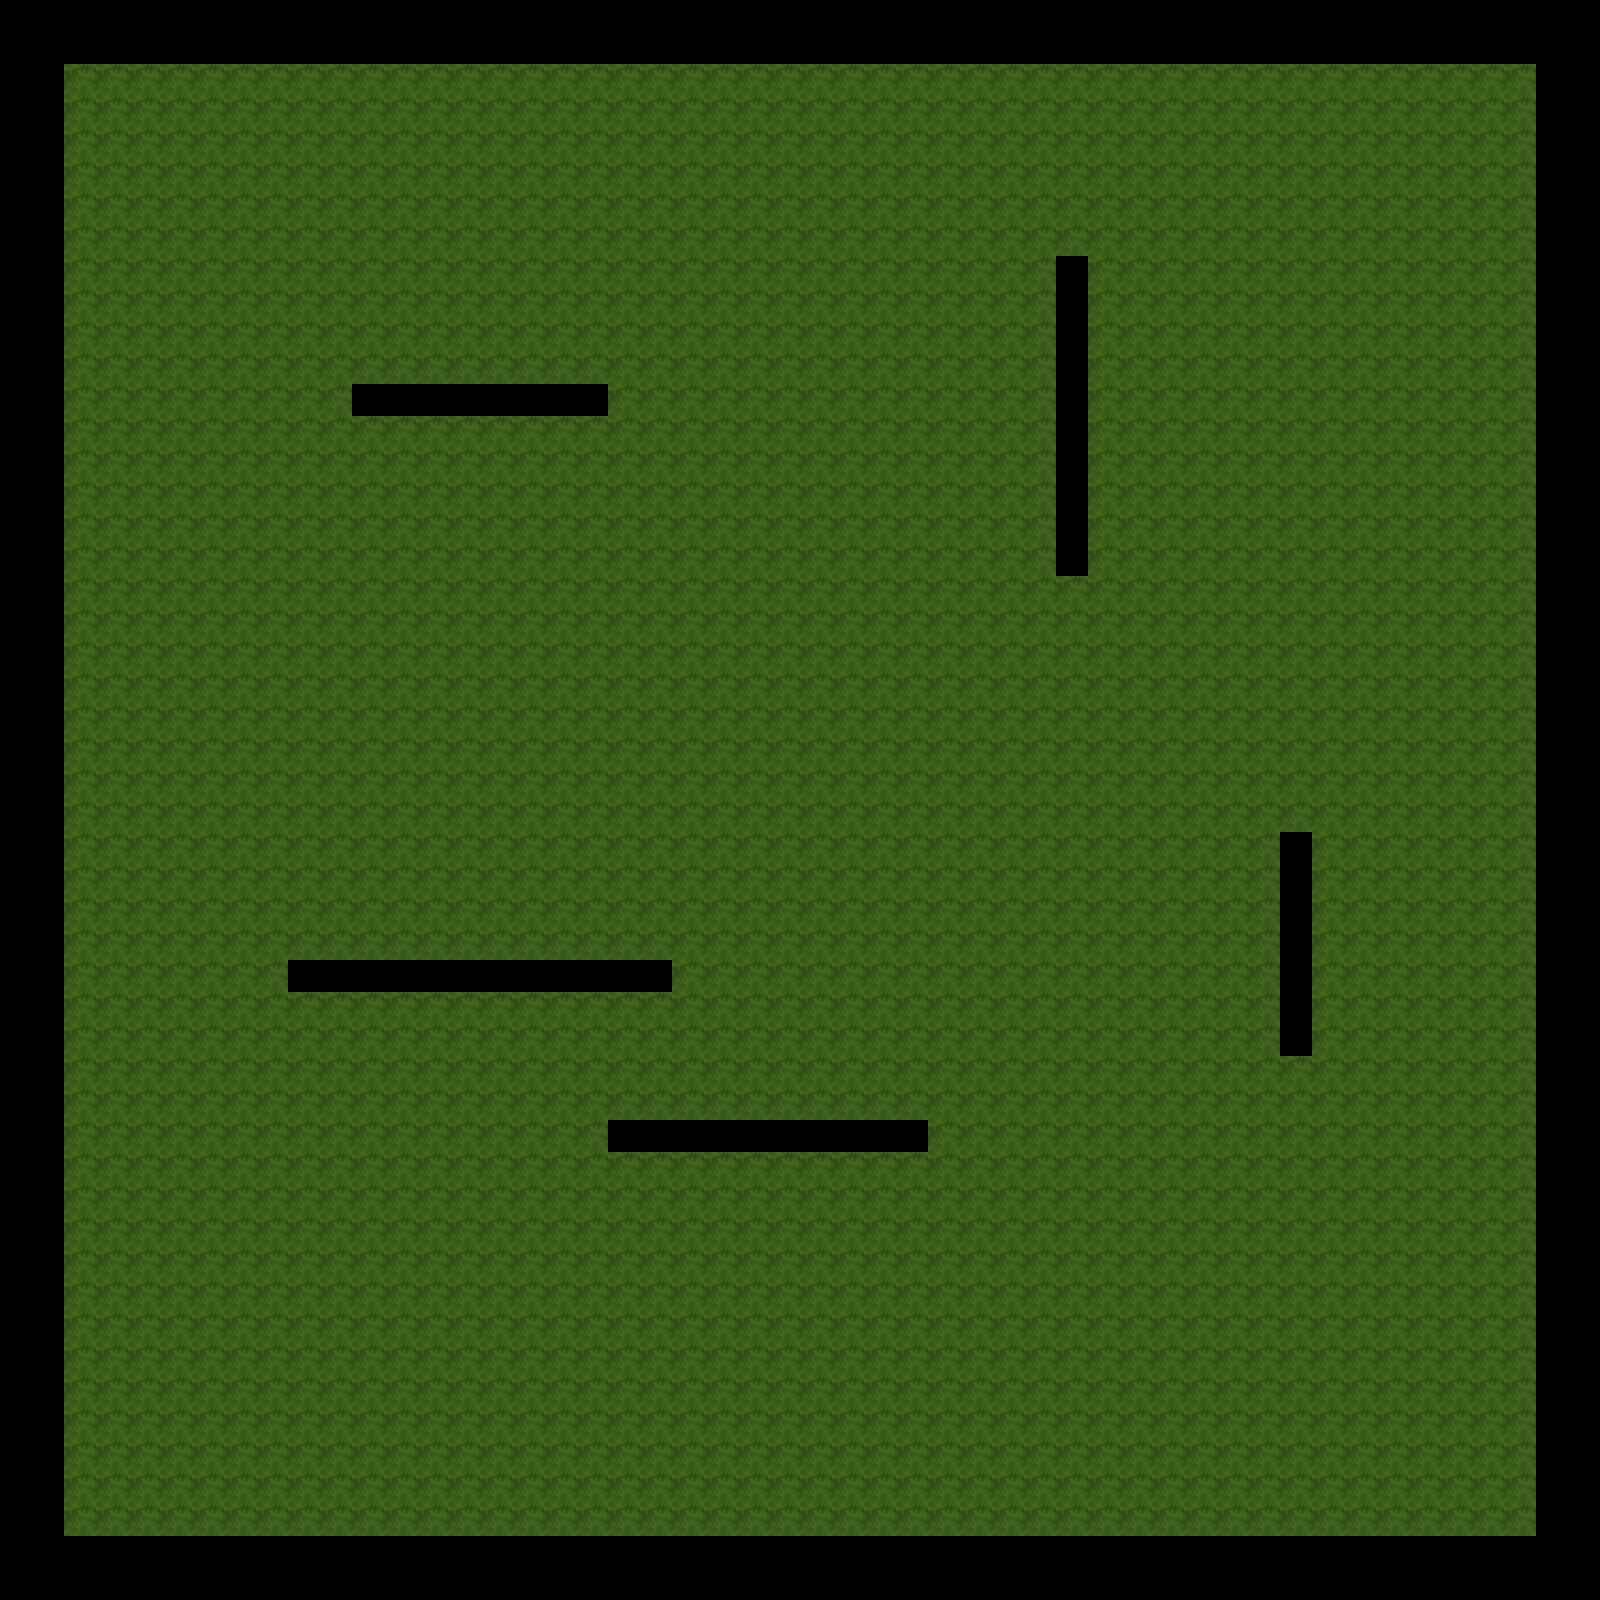

A 2D game scene composited from a Tiled map and its tileset images. What follows is a short description and the map's XML, with each tile layer's data collapsed to a summary:
An orthogonal 50x50 tile map with 32x32 px tiles, 1 tile layer (Tile Layer 1) and 15 objects (9x blocker, 4x enemy, player, boss).

<map version="1.0" orientation="orthogonal" renderorder="right-down" width="50" height="50" tilewidth="32" tileheight="32">
 <tileset firstgid="1" name="tileset" tilewidth="32" tileheight="32">
  <image source="../../game/graphics/tileset/tileset.png" trans="ff00ff" width="224" height="128" />
 </tileset>
 <layer name="Tile Layer 1" width="50" height="50">
  <data>[2500 cells, 2500 non-empty, 2 distinct tile ids]</data>
 </layer>
 <objectgroup name="Object Layer 1">
  <object name="blocker" x="0" y="0" width="1600" height="64" />
  <object name="blocker" x="1536" y="64" width="64" height="1536" />
  <object name="blocker" x="0" y="1536" width="1536" height="64" />
  <object name="blocker" x="0" y="64" width="64" height="1472" />
  <object name="blocker" x="352" y="384" width="256" height="32" />
  <object name="blocker" x="1056" y="256" width="32" height="320" />
  <object name="blocker" x="1280" y="832" width="32" height="224" />
  <object name="blocker" x="608" y="1120" width="320" height="32" />
  <object name="blocker" x="288" y="960" width="384" height="32" />
  <object name="player" x="192" y="128" width="32" height="32" />
  <object name="enemy" x="800" y="544" width="32" height="32" />
  <object name="enemy" x="1184" y="160" width="32" height="32" />
  <object name="enemy" x="1184" y="608" width="32" height="32" />
  <object name="enemy" x="352" y="736" width="32" height="32" />
  <object name="boss" x="736" y="768" width="32" height="32" />
 </objectgroup>
</map>